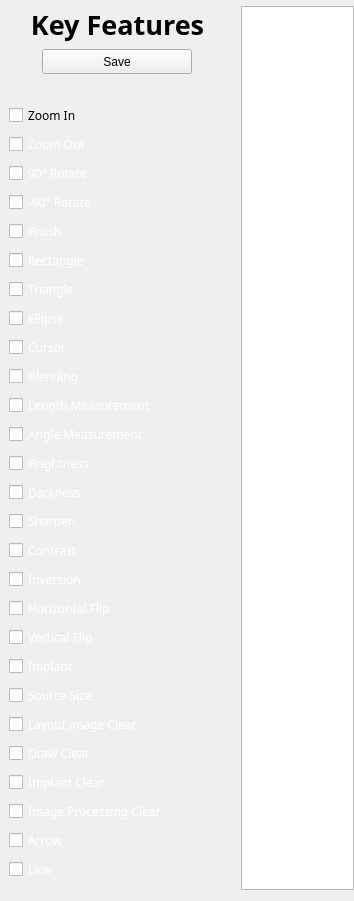
<?xml version="1.0" encoding="UTF-8"?>
<ui version="4.0">
 <class>KeyFeaturesForm</class>
 <widget class="QWidget" name="KeyFeaturesForm">
  <property name="geometry">
   <rect>
    <x>0</x>
    <y>0</y>
    <width>354</width>
    <height>540</height>
   </rect>
  </property>
  <property name="windowTitle">
   <string>Form</string>
  </property>
  <property name="styleSheet">
   <string notr="true"/>
  </property>
  <layout class="QVBoxLayout" name="verticalLayout_4">
   <property name="leftMargin">
    <number>0</number>
   </property>
   <property name="topMargin">
    <number>6</number>
   </property>
   <property name="rightMargin">
    <number>0</number>
   </property>
   <item>
    <layout class="QHBoxLayout" name="horizontalLayout_3">
     <item>
      <layout class="QHBoxLayout" name="horizontalLayout_2">
       <item>
        <layout class="QVBoxLayout" name="verticalLayout_3">
         <item>
          <layout class="QVBoxLayout" name="verticalLayout_2">
           <item>
            <widget class="QLabel" name="label">
             <property name="maximumSize">
              <size>
               <width>16777215</width>
               <height>50</height>
              </size>
             </property>
             <property name="font">
              <font>
               <family>Tmon몬소리 Black</family>
               <pointsize>20</pointsize>
               <bold>true</bold>
              </font>
             </property>
             <property name="styleSheet">
              <string notr="true">QLabel {color: rgb(32, 56, 100)};
</string>
             </property>
             <property name="text">
              <string>Key Features</string>
             </property>
             <property name="alignment">
              <set>Qt::AlignCenter</set>
             </property>
            </widget>
           </item>
          </layout>
         </item>
         <item>
          <layout class="QHBoxLayout" name="horizontalLayout">
           <item>
            <spacer name="horizontalSpacer_2">
             <property name="orientation">
              <enum>Qt::Horizontal</enum>
             </property>
             <property name="sizeType">
              <enum>QSizePolicy::Fixed</enum>
             </property>
             <property name="sizeHint" stdset="0">
              <size>
               <width>10</width>
               <height>10</height>
              </size>
             </property>
            </spacer>
           </item>
           <item>
            <widget class="QPushButton" name="savePushButton">
             <property name="minimumSize">
              <size>
               <width>150</width>
               <height>25</height>
              </size>
             </property>
             <property name="maximumSize">
              <size>
               <width>150</width>
               <height>25</height>
              </size>
             </property>
             <property name="styleSheet">
              <string notr="true">QPushButton {
	background-color: rgb(153, 230, 252);
	border-radius:5px;
}

QPushButton {border: 1.5px solid rgb(255, 255, 255)};
</string>
             </property>
             <property name="text">
              <string>Save</string>
             </property>
            </widget>
           </item>
           <item>
            <spacer name="horizontalSpacer">
             <property name="orientation">
              <enum>Qt::Horizontal</enum>
             </property>
             <property name="sizeType">
              <enum>QSizePolicy::Fixed</enum>
             </property>
             <property name="sizeHint" stdset="0">
              <size>
               <width>10</width>
               <height>10</height>
              </size>
             </property>
            </spacer>
           </item>
          </layout>
         </item>
         <item>
          <spacer name="verticalSpacer">
           <property name="orientation">
            <enum>Qt::Vertical</enum>
           </property>
           <property name="sizeType">
            <enum>QSizePolicy::Fixed</enum>
           </property>
           <property name="sizeHint" stdset="0">
            <size>
             <width>20</width>
             <height>15</height>
            </size>
           </property>
          </spacer>
         </item>
         <item>
          <widget class="QWidget" name="widget" native="true">
           <property name="minimumSize">
            <size>
             <width>235</width>
             <height>0</height>
            </size>
           </property>
           <property name="maximumSize">
            <size>
             <width>235</width>
             <height>16777215</height>
            </size>
           </property>
           <property name="styleSheet">
            <string notr="true">QWidget {
	background-color: rgb(32, 56, 100);
	border-radius:12px;
};</string>
           </property>
           <layout class="QVBoxLayout" name="verticalLayout">
            <item>
             <widget class="QCheckBox" name="zoomInCheckBox">
              <property name="font">
               <font>
                <family>고도 B</family>
                <pointsize>9</pointsize>
               </font>
              </property>
              <property name="styleSheet">
               <string notr="true">QCheckBox {color: rgb(255, 255, 255)};
</string>
              </property>
              <property name="text">
               <string>Zoom In</string>
              </property>
             </widget>
            </item>
            <item>
             <widget class="QCheckBox" name="zoomOutCheckBox">
              <property name="font">
               <font>
                <family>고도 B</family>
                <pointsize>9</pointsize>
               </font>
              </property>
              <property name="styleSheet">
               <string notr="true">QCheckBox {color: rgb(255, 255, 255);}
</string>
              </property>
              <property name="text">
               <string>Zoom Out</string>
              </property>
             </widget>
            </item>
            <item>
             <widget class="QCheckBox" name="rightRotateCheckBox">
              <property name="font">
               <font>
                <family>고도 B</family>
                <pointsize>9</pointsize>
               </font>
              </property>
              <property name="styleSheet">
               <string notr="true">QCheckBox {color: rgb(255, 255, 255);}
</string>
              </property>
              <property name="text">
               <string>90° Rotate</string>
              </property>
             </widget>
            </item>
            <item>
             <widget class="QCheckBox" name="leftRotateCheckBox">
              <property name="font">
               <font>
                <family>고도 B</family>
                <pointsize>9</pointsize>
               </font>
              </property>
              <property name="styleSheet">
               <string notr="true">QCheckBox {color: rgb(255, 255, 255);}
</string>
              </property>
              <property name="text">
               <string>-90° Rotate</string>
              </property>
             </widget>
            </item>
            <item>
             <widget class="QCheckBox" name="brushCheckBox">
              <property name="font">
               <font>
                <family>고도 B</family>
                <pointsize>9</pointsize>
               </font>
              </property>
              <property name="styleSheet">
               <string notr="true">QCheckBox {color: rgb(255, 255, 255);}
</string>
              </property>
              <property name="text">
               <string>Brush</string>
              </property>
             </widget>
            </item>
            <item>
             <widget class="QCheckBox" name="rectangleCheckBox">
              <property name="font">
               <font>
                <family>고도 B</family>
                <pointsize>9</pointsize>
               </font>
              </property>
              <property name="styleSheet">
               <string notr="true">QCheckBox {color: rgb(255, 255, 255);}
</string>
              </property>
              <property name="text">
               <string>Rectangle</string>
              </property>
             </widget>
            </item>
            <item>
             <widget class="QCheckBox" name="triangleCheckBox">
              <property name="font">
               <font>
                <family>고도 B</family>
                <pointsize>9</pointsize>
               </font>
              </property>
              <property name="styleSheet">
               <string notr="true">QCheckBox {color: rgb(255, 255, 255);}
</string>
              </property>
              <property name="text">
               <string>Triangle</string>
              </property>
             </widget>
            </item>
            <item>
             <widget class="QCheckBox" name="ellipseCheckBox">
              <property name="font">
               <font>
                <family>고도 B</family>
                <pointsize>9</pointsize>
               </font>
              </property>
              <property name="styleSheet">
               <string notr="true">QCheckBox {color: rgb(255, 255, 255);}
</string>
              </property>
              <property name="text">
               <string>Ellipse</string>
              </property>
             </widget>
            </item>
            <item>
             <widget class="QCheckBox" name="cursorCheckBox">
              <property name="font">
               <font>
                <family>고도 B</family>
                <pointsize>9</pointsize>
               </font>
              </property>
              <property name="styleSheet">
               <string notr="true">QCheckBox {color: rgb(255, 255, 255);}
</string>
              </property>
              <property name="text">
               <string>Cursor</string>
              </property>
             </widget>
            </item>
            <item>
             <widget class="QCheckBox" name="blendingCheckBox">
              <property name="font">
               <font>
                <family>고도 B</family>
                <pointsize>9</pointsize>
               </font>
              </property>
              <property name="styleSheet">
               <string notr="true">QCheckBox {color: rgb(255, 255, 255);}
</string>
              </property>
              <property name="text">
               <string>Blending</string>
              </property>
             </widget>
            </item>
            <item>
             <widget class="QCheckBox" name="lengthMeasurementCheckBox">
              <property name="font">
               <font>
                <family>고도 B</family>
               </font>
              </property>
              <property name="styleSheet">
               <string notr="true">QCheckBox {color: rgb(255, 255, 255);}
</string>
              </property>
              <property name="text">
               <string>Length Measurement</string>
              </property>
             </widget>
            </item>
            <item>
             <widget class="QCheckBox" name="angleMeasurementCheckBox">
              <property name="font">
               <font>
                <family>고도 B</family>
               </font>
              </property>
              <property name="styleSheet">
               <string notr="true">QCheckBox {color: rgb(255, 255, 255);}
</string>
              </property>
              <property name="text">
               <string>Angle Measurement</string>
              </property>
             </widget>
            </item>
            <item>
             <widget class="QCheckBox" name="brightnessCheckBox">
              <property name="font">
               <font>
                <family>고도 B</family>
               </font>
              </property>
              <property name="styleSheet">
               <string notr="true">QCheckBox {color: rgb(255, 255, 255);}
</string>
              </property>
              <property name="text">
               <string>Brightness</string>
              </property>
             </widget>
            </item>
            <item>
             <widget class="QCheckBox" name="darknessCheckBox">
              <property name="font">
               <font>
                <family>고도 B</family>
               </font>
              </property>
              <property name="styleSheet">
               <string notr="true">QCheckBox {color: rgb(255, 255, 255);}
</string>
              </property>
              <property name="text">
               <string>Darkness</string>
              </property>
             </widget>
            </item>
            <item>
             <widget class="QCheckBox" name="sharpenCheckBox">
              <property name="font">
               <font>
                <family>고도 B</family>
               </font>
              </property>
              <property name="styleSheet">
               <string notr="true">QCheckBox {color: rgb(255, 255, 255);}
</string>
              </property>
              <property name="text">
               <string>Sharpen</string>
              </property>
             </widget>
            </item>
            <item>
             <widget class="QCheckBox" name="contrastCheckBox">
              <property name="font">
               <font>
                <family>고도 B</family>
               </font>
              </property>
              <property name="styleSheet">
               <string notr="true">QCheckBox {color: rgb(255, 255, 255);}
</string>
              </property>
              <property name="text">
               <string>Contrast</string>
              </property>
             </widget>
            </item>
            <item>
             <widget class="QCheckBox" name="inversionCheckBox">
              <property name="font">
               <font>
                <family>고도 B</family>
               </font>
              </property>
              <property name="styleSheet">
               <string notr="true">QCheckBox {color: rgb(255, 255, 255);}
</string>
              </property>
              <property name="text">
               <string>Inversion</string>
              </property>
             </widget>
            </item>
            <item>
             <widget class="QCheckBox" name="horizontalFlipCheckBox">
              <property name="font">
               <font>
                <family>고도 B</family>
               </font>
              </property>
              <property name="styleSheet">
               <string notr="true">QCheckBox {color: rgb(255, 255, 255);}
</string>
              </property>
              <property name="text">
               <string>Horizontal Flip</string>
              </property>
             </widget>
            </item>
            <item>
             <widget class="QCheckBox" name="verticalFlipCheckBox">
              <property name="font">
               <font>
                <family>고도 B</family>
               </font>
              </property>
              <property name="styleSheet">
               <string notr="true">QCheckBox {color: rgb(255, 255, 255);}
</string>
              </property>
              <property name="text">
               <string>Vertical Flip</string>
              </property>
             </widget>
            </item>
            <item>
             <widget class="QCheckBox" name="implantCheckBox">
              <property name="font">
               <font>
                <family>고도 B</family>
               </font>
              </property>
              <property name="styleSheet">
               <string notr="true">QCheckBox {color: rgb(255, 255, 255);}
</string>
              </property>
              <property name="text">
               <string>Implant</string>
              </property>
             </widget>
            </item>
            <item>
             <widget class="QCheckBox" name="sourceSizeCheckBox">
              <property name="font">
               <font>
                <family>고도 B</family>
               </font>
              </property>
              <property name="styleSheet">
               <string notr="true">QCheckBox {color: rgb(255, 255, 255);}
</string>
              </property>
              <property name="text">
               <string>Source Size</string>
              </property>
             </widget>
            </item>
            <item>
             <widget class="QCheckBox" name="layoutImageClearCheckBox">
              <property name="font">
               <font>
                <family>고도 B</family>
               </font>
              </property>
              <property name="styleSheet">
               <string notr="true">QCheckBox {color: rgb(255, 255, 255);}
</string>
              </property>
              <property name="text">
               <string>Layout image Clear</string>
              </property>
             </widget>
            </item>
            <item>
             <widget class="QCheckBox" name="drawClearCheckBox">
              <property name="font">
               <font>
                <family>고도 B</family>
               </font>
              </property>
              <property name="styleSheet">
               <string notr="true">QCheckBox {color: rgb(255, 255, 255);}
</string>
              </property>
              <property name="text">
               <string>Draw Clear</string>
              </property>
             </widget>
            </item>
            <item>
             <widget class="QCheckBox" name="implantClearCheckBox">
              <property name="font">
               <font>
                <family>고도 B</family>
               </font>
              </property>
              <property name="styleSheet">
               <string notr="true">QCheckBox {color: rgb(255, 255, 255);}
</string>
              </property>
              <property name="text">
               <string>Implant Clear</string>
              </property>
             </widget>
            </item>
            <item>
             <widget class="QCheckBox" name="imageProcessingClearCheckBox">
              <property name="font">
               <font>
                <family>고도 B</family>
               </font>
              </property>
              <property name="styleSheet">
               <string notr="true">QCheckBox {color: rgb(255, 255, 255);}
</string>
              </property>
              <property name="text">
               <string>Image Processing Clear</string>
              </property>
             </widget>
            </item>
            <item>
             <widget class="QCheckBox" name="arrowCheckBox">
              <property name="font">
               <font>
                <family>고도 B</family>
               </font>
              </property>
              <property name="styleSheet">
               <string notr="true">QCheckBox {color: rgb(255, 255, 255);}
</string>
              </property>
              <property name="text">
               <string>Arrow</string>
              </property>
             </widget>
            </item>
            <item>
             <widget class="QCheckBox" name="lineCheckBox">
              <property name="font">
               <font>
                <family>고도 B</family>
               </font>
              </property>
              <property name="styleSheet">
               <string notr="true">QCheckBox {color: rgb(255, 255, 255);}
</string>
              </property>
              <property name="text">
               <string>Line</string>
              </property>
             </widget>
            </item>
           </layout>
          </widget>
         </item>
        </layout>
       </item>
      </layout>
     </item>
     <item>
      <widget class="QTableView" name="tableView"/>
     </item>
    </layout>
   </item>
  </layout>
 </widget>
 <resources/>
 <connections/>
</ui>
